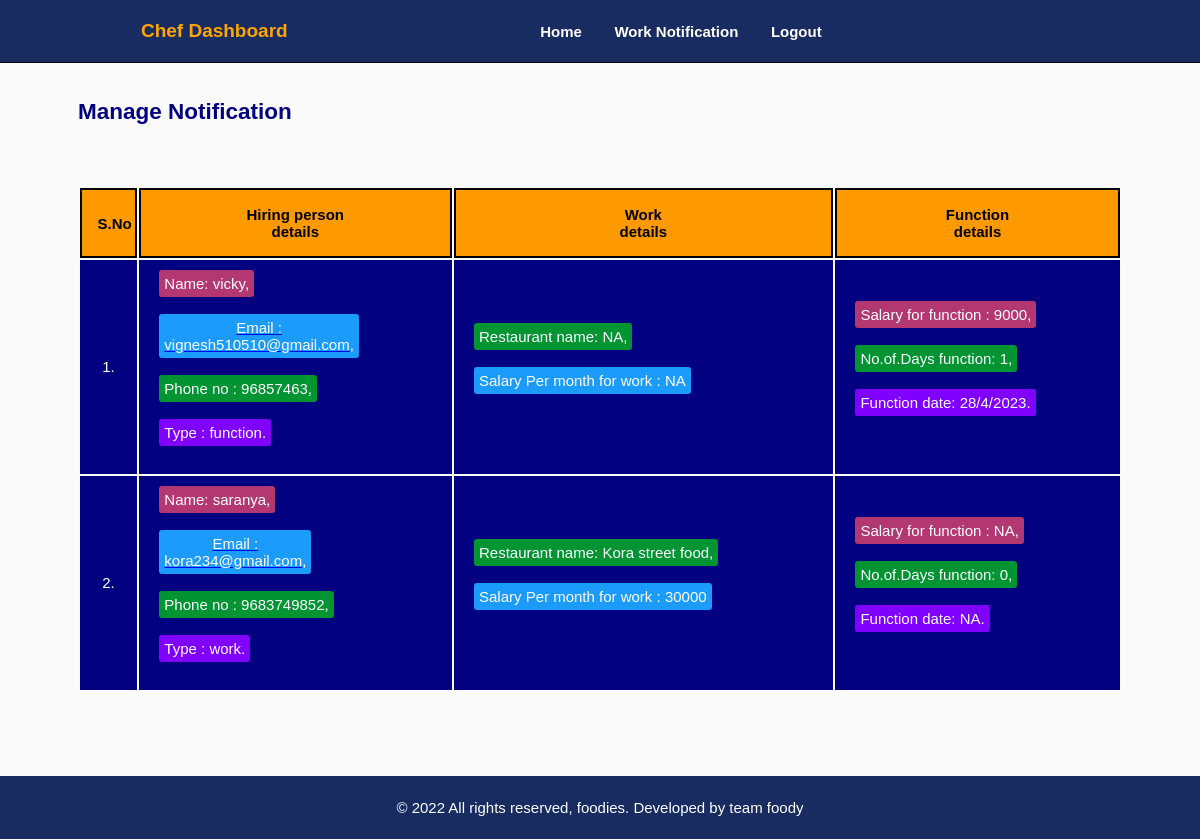
Page /chef/manage-notification.php (signed in) on the committed database.
### tables this page shows
CREATE TABLE `chef_hire` (
  `id` int(10) UNSIGNED NOT NULL,
  `username` varchar(200) NOT NULL,
  `pwd` varchar(255) NOT NULL,
  `name` varchar(200) NOT NULL,
  `age` int(100) NOT NULL,
  `image_name` varchar(255) NOT NULL,
  `salary_work` varchar(255) NOT NULL,
  `salary_function` varchar(255) NOT NULL,
  `skills` varchar(255) NOT NULL,
  `experience` varchar(200) NOT NULL,
  `register_date` datetime NOT NULL,
  `contact` varchar(20) NOT NULL,
  `email` varchar(200) NOT NULL,
  `address` varchar(255) NOT NULL
);

CREATE TABLE `hire_details` (
  `id` int(10) UNSIGNED NOT NULL,
  `name` varchar(200) NOT NULL,
  `email` varchar(200) NOT NULL,
  `phone` varchar(20) NOT NULL,
  `address` varchar(255) NOT NULL,
  `hire_type` varchar(200) NOT NULL,
  `salary_work` varchar(200) NOT NULL,
  `salary_function` varchar(200) NOT NULL,
  `function_date` varchar(100) NOT NULL,
  `no_of_days_function` int(100) NOT NULL,
  `rest_name` varchar(200) NOT NULL,
  `chef_id` int(11) NOT NULL
);

### chef/manage-notification.php (the view, shortened to what this page needs)
<?php include('partials/menu.php'); ?>
<div class="main-content ">
<div class="wrapper">
   </div>
</div>
   <div class="main-content ">
    <div class="wrapper2">
    <h2 style="margin-left:0px; color:navy; font-weight:bold; margin-bottom:10px;">Manage Notification</h2>
    <br/>
<?php
                 $username = $_SESSION['user'];
                 $sql1 = "SELECT * FROM chef_hire WHERE username='$username'";
                 $res1 = mysqli_query($conn, $sql1);
                 if($res1)
                 {
                     $row1 = mysqli_fetch_assoc($res1);
                     $id=$row1['id'];
                 }
        else{
            header('location:'.SITEURL.'chef/login-chef.php');
        }
       ?>
                    <table class="tbl-full">
                        <tr>
                          <th>S.No</th>
                          <th>Hiring person<br> details</th>
                          <th>Work <br>details</th>
                          <th>Function<br>details</th>
                        </tr>
                        <?php
                           $sql = "SELECT * FROM chef_hire
                           LEFT OUTER JOIN hire_details
                           ON chef_hire.id = hire_details.chef_id
                           WHERE chef_hire.id=$id
                           ";
                           $res = mysqli_query($conn, $sql);
                           if($res==TRUE)
                           {
                            $count = mysqli_num_rows($res);
                            $sn=1;
                            if($count>0){
                               while($rows=mysqli_fetch_assoc($res)){
                                   $name =$rows['name'];
                                   $rest_name=$rows['rest_name'];
                                   $email=$rows['email'];
                                   $phone=$rows['phone'];
                                   $salary_work=$rows['salary_work'];
                                   $salary_function=$rows['salary_function'];
                                   $hire_type=$rows['hire_type'];
                                   $no_of_days_function=$rows['no_of_days_function'];
                                   $function_date=$rows['function_date'];
                                   ?>
<tr>
                                   <td><?php echo $sn++; ?>.</td>
                                 <td>
                                         <span><?php echo "<div class='f-details1'>Name: ".$name.",</div>"; ?></span><br>
                                         <a href="mailto:<?php echo $email;?>"> <span><?php echo "<div class='f-details2'>Email :<br> ".$email.",</div>"; ?><span><br></a>
                                          <span><?php echo "<div class='f-details3'>Phone no : ".$phone.",</div>"; ?></span><br>
                                          <span><?php echo "<div class='f-4'>Type : ".$hire_type.".</div>"; ?></span><br>
                                 </td>
                                 <td>
                                         <span><?php echo "<div class='f-details3'>Restaurant name: ".$rest_name.",</div>"; ?></span><br>
                                         <span><?php echo "<div class='f-details2'>Salary Per month for work  : ".$salary_work."</div>"; ?><span><br>
                                 </td>
                                 <td>
                                         <span><?php echo "<div class='f-details1'>Salary for function  : ".$salary_function.",</div>"; ?><span><br>
                                         <span><?php echo "<div class='f-details3'>No.of.Days function: ".$no_of_days_function.",</div>"; ?></span><br>
                                         <span><?php echo "<div class='f-4'>Function date: ".$function_date.".</div>"; ?></span><br>
                                 </td>
                                   </tr>
                                   <?php
                                }
                              }
                        else
                           {
                              ?>
                               <tr>
                                 <td>  <div class="error">No Notification Received from Hiring Person    <strong>X</strong></div></td>
                               </tr>
                              <?php
                           }
                        }
                          ?>
                    </table>
                    </div>
   </div>
                <div class="main-content ">
                <div class="wrapper">
                   </div>
                </div>
                <div class="main-content ">
                <div class="wrapper">
                   </div>
                </div>
                <div class="main-content ">
                <div class="wrapper">
                   </div>
                </div>
<?php include('partials/footer.php'); ?>

### Back-end/Restaurant-food/css/admin.css (style rules this page uses)
* { margin:0; padding:0; font-family:Arial, Helvetica, sans-serif; }
.wrapper { padding: 1%; width:80%; margin: 0 auto; }
.wrapper2 { padding: 1%; width:87%; margin: 0 auto; }
.main-content { background-color: var(--veryLightGray); }
:root { --red: hsl(0, 78%, 62%); --cyan: hsl(180, 62%, 55%); --orange: hsl(34, 97%, 64%); --blue: hsl(212, 86%, 64%); --varyDarkBlue: hsl(234, 12%, 34%); --grayishBlue: hsl(229, 6%, 66%); --veryLightGray: hsl(0, 0%, 98%); --weight1: 200; --weight2: 400; --weight3: 600; }
body { font-size: 15px; font-family: 'Poppins', sans-serif; background-color: var(--veryLightGray); }
h2 { color: var(--varyDarkBlue); font-weight: var(--weight3); }
.tbl-full { width:100%; }
table tr th { border:2px solid rgb(0, 0, 0); padding:1.5%; color: black; font-weight: bold; background-color:rgb(255, 153, 0); }
td { text-align: center; color:white; font-weight: 500; background-color:navy; padding: 1%; }
.f-details1 { padding: 5px; background-color:#B33771; width:fit-content; color: white; margin-left:10px; border-radius: 3px; text-decoration: none; }
.f-details2 { padding: 5px; background-color:#1B9CFC; width:fit-content; color: white; margin-left:10px; border-radius: 3px; text-decoration: none; }
.f-details3 { padding: 5px; background-color:#009432; width:fit-content; color: white; margin-left:10px; border-radius: 3px; text-decoration: none; }
.f-4 { padding: 5px; background-color:rgb(128, 0, 255); width:fit-content; color: rgb(255, 255, 255); margin-left:10px; border-radius: 3px; text-decoration: none; }

### rows in the picture
chef_hire: hire_details.name "vicky", hire_details.email "vignesh510510@gmail.com", hire_details.phone "96857463", hire_details.hire_type "function", hire_details.rest_name "NA", hire_details.salary_work "NA", hire_details.salary_function "9000", hire_details.no_of_days_function "1", hire_details.function_date "28/4/2023", hire_details.name "saranya", hire_details.email "kora234@gmail.com", hire_details.phone "9683749852", hire_details.hire_type "work", hire_details.rest_name "Kora street food", hire_details.salary_work "30000", hire_details.salary_function "NA", hire_details.no_of_days_function "0", hire_details.function_date "NA"
